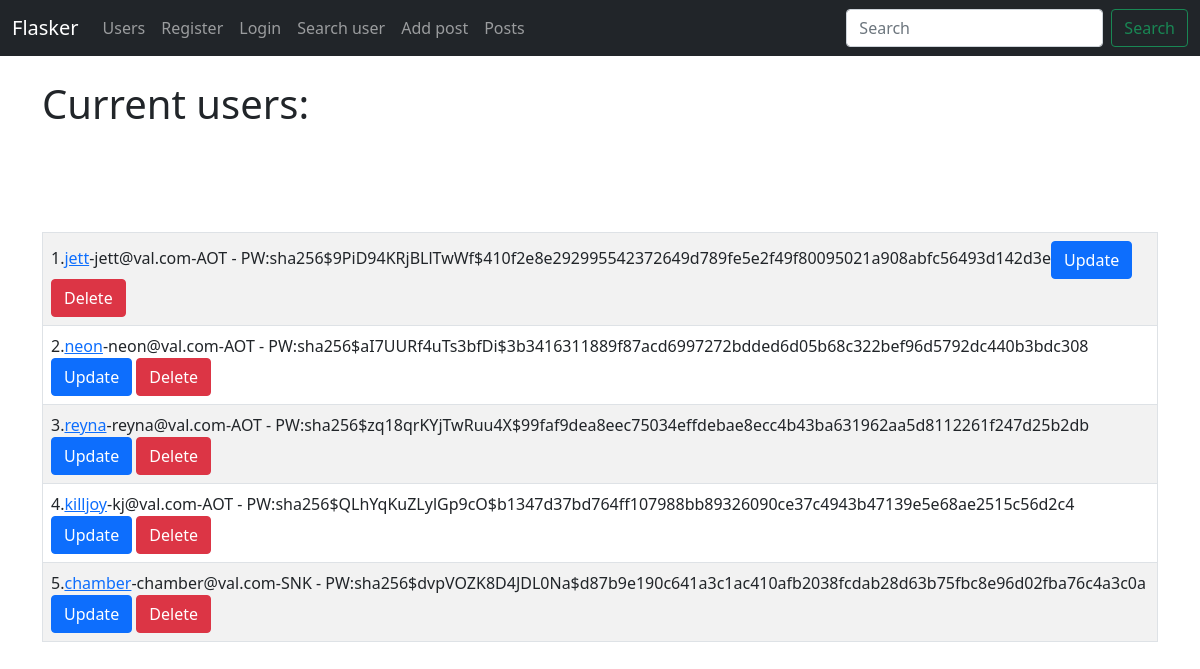
The page /userprofile on the database its author committed.
### app.py (models this page shows, shortened)
class Users(db.Model, UserMixin):
    id = db.Column(db.Integer, primary_key=True)
    name = db.Column(db.String(200), nullable=False)
    email = db.Column(db.String(120), nullable=False, unique=True)
    password_hash = db.Column(db.String(128))
    favorite_anime = db.Column(db.String(120))
    date_added = db.Column(db.DateTime, default=datetime.utcnow)
    posts = db.relationship('Posts', backref='poster')
    @property
    def password(self):
        raise AttributeError('password is not a readable attribute!')

### app.py (the view)
@app.route('/userprofile', methods=["GET", "POST"])
def userprofile():
    name = None
    form = UserForm()
    website_users = Users.query.order_by(Users.date_added)
    return render_template("user.html", username=name, form=form, website_users=website_users)

### forms.py
class UserForm(FlaskForm):
    username = StringField("Enter your name", validators=[
                           DataRequired(), Length(min=2, max=10)])
    email_id = StringField("Email address", validators=[
                           DataRequired(), Email()])
    password_hash = PasswordField("Password", validators=[
                                  DataRequired(), EqualTo('password_hash2')])
    password_hash2 = PasswordField(
        "Confirm Password", validators=[DataRequired()])
    favorite_anime = StringField("Favorite Anime")
    submit = SubmitField("Submit")

class SearchForm(FlaskForm):
    searched = StringField("Username", validators=[DataRequired()])
    submit = SubmitField("Submit")

### app.py (called while the page is built)
@app.context_processor
def base():
    form = SearchForm()
    return dict(form=form)

### templates/user.html (shortened to what this page needs)
{% extends 'base.html' %}
{% block content %}
<body>
    <h1>Current users:</h1>
    <br /><br /><br /><br />
    <table class="table table-hover table-bordered table-striped">
        {% for website_user in website_users %}
        <tr>
            <td>{{ website_user.id }}.<a href="{{ url_for('update_user', id=website_user.id) }}">{{
                    website_user.name}}</a>-{{website_user.email }}-{{ website_user.favorite_anime }} -
                PW:{{website_user.password_hash}}<a href="{{ url_for('update_user', id=website_user.id) }}"
                    class="btn btn-primary">Update</a> <a href="{{ url_for('delete_user', id=website_user.id)}}"
                    class="btn btn-danger">Delete</a></td>
        </tr>
        {% endfor %}
    </table>
</body>
{% endblock %}

### rows shown on the page
Users: id "1", name "jett", email "jett@val.com", favorite_anime "AOT", password_hash "sha256$9PiD94KRjBLlTwWf$410f2e8e292995542372649d789fe5e2f49f80095021a908abfc56493d142d3e"
Users: id "2", name "neon", email "neon@val.com", favorite_anime "AOT", password_hash "sha256$aI7UURf4uTs3bfDi$3b3416311889f87acd6997272bdded6d05b68c322bef96d5792dc440b3bdc308"
Users: id "3", name "reyna", email "reyna@val.com", favorite_anime "AOT", password_hash "sha256$zq18qrKYjTwRuu4X$99faf9dea8eec75034effdebae8ecc4b43ba631962aa5d8112261f247d25b2db"
Users: id "4", name "killjoy", email "kj@val.com", favorite_anime "AOT", password_hash "sha256$QLhYqKuZLylGp9cO$b1347d37bd764ff107988bb89326090ce37c4943b47139e5e68ae2515c56d2c4"
Users: id "5", name "chamber", email "chamber@val.com", favorite_anime "SNK", password_hash "sha256$dvpVOZK8D4JDL0Na$d87b9e190c641a3c1ac410afb2038fcdab28d63b75fbc8e96d02fba76c4a3c0a"
